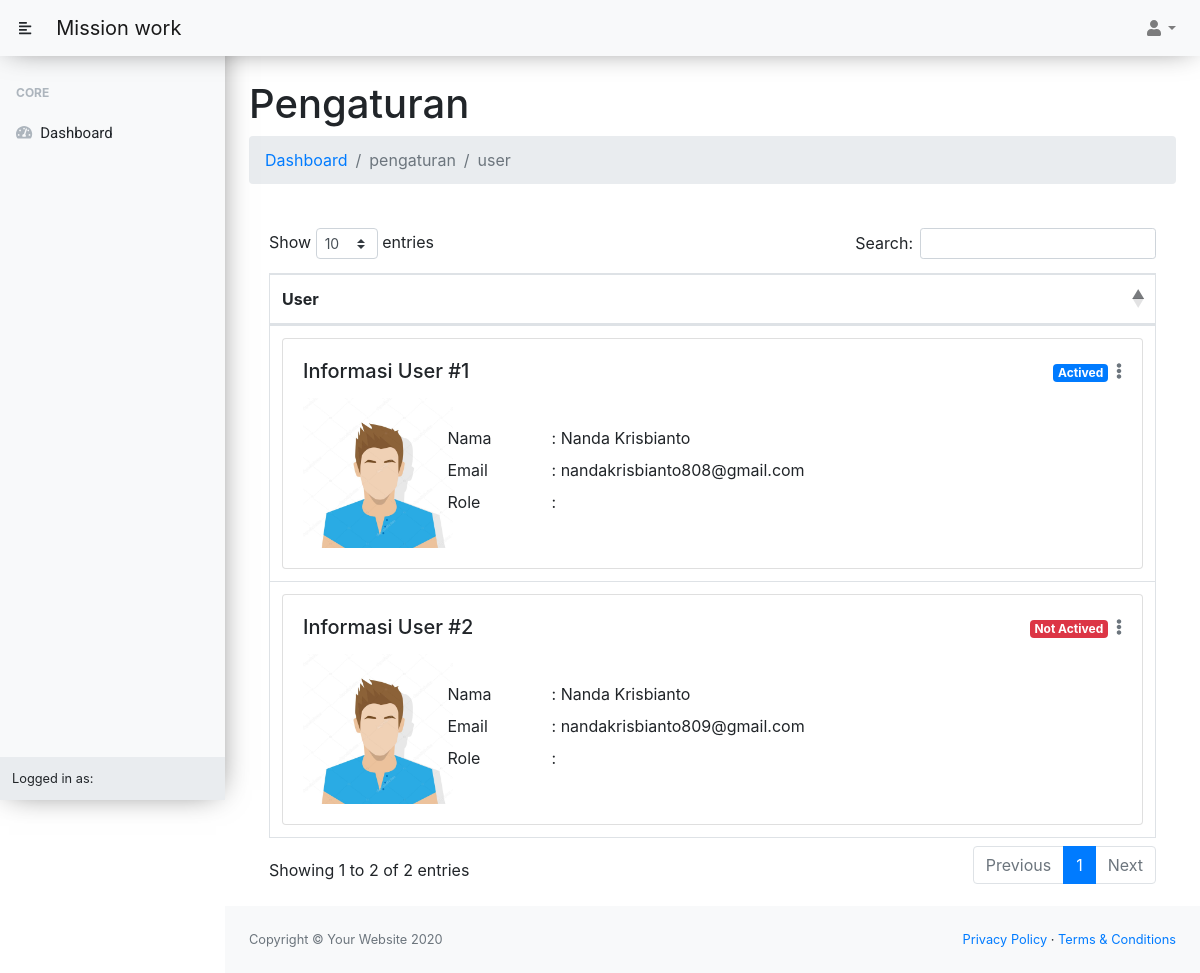
The page /index.php/pengaturan/user on the database its author committed.
### tables this page shows
CREATE TABLE `user` (
  `id` int(11) NOT NULL,
  `nama` varchar(255) NOT NULL,
  `email` varchar(255) NOT NULL,
  `password` varchar(255) NOT NULL,
  `role` varchar(120) NOT NULL,
  `is_active` int(11) NOT NULL
);

### application/controllers/pengaturan/User.php (called while the page is built, shortened)
<?php
class User extends CI_Controller
{
    public function __construct()
    {
        $this->load->library('form_validation');
        $this->load->model('pengaturan/user_model');
    }
    public function index()
    {
        $data['user'] = $this->user_model->read();
        $this->load->view('pengaturan/user/read', $data);
    }
}

### index.php (called while the page is built, shortened)
<?php
require_once BASEPATH.'core/CodeIgniter.php';

### application/models/pengaturan/User_model.php (called while the page is built, shortened)
<?php
class User_model extends CI_Model
{
    public function read()
    {
        return $this->db->get('user')->result();
    }
}

### application/views/pengaturan/user/read.php (the view, shortened to what this page needs)
<div class="card-body">
    <div class="table-responsive">
        <table class="table table-bordered" id="dataTable" width="100%" cellspacing="0">
            <thead>
                <tr>
                    <th>User</th>
                </tr>
            </thead>
            <tbody>
                <?php $i = 1 ?>
                <?php foreach ($user as $list) : ?>
                    <tr>
                        <td>
                            <div class="card">
                                <div class="card-body">
                                    <div class="d-flex">
                                        <div class="mr-auto">
                                            <h5 class="">Informasi User #<?= $i++ ?></h5>
                                        </div>
                                        <div>
                                            <?php if ($list->is_active == 1) : ?>
                                                <p class="badge badge-primary"> Actived</p>
                                            <?php else : ?>
                                                <p class="badge badge-danger">Not Actived</p>
                                            <?php endif; ?>
                                        </div>
                                        <div class="pl-2">
                                            <a href="void:javascript()" class="text-secondary " data-toggle="dropdown"><i class="fa fa-ellipsis-v"></i></a>
                                        </div>
                                    </div>
                                    <div class="row">
                                        <div class="col-lg-3 col-xl-2 col-md-2 col-sm-3">
                                            <img width="150px" src="<?= base_url('assets/') ?>img/default.jpg" alt="" srcset="">
                                        </div>
                                        <div class="col-sm-9 mt-4">
                                            <div class="row p-1">
                                                <div class="col-sm-3 col-lg-2 col-xl-2">Nama</div>
                                                <div class="col">: <?= $list->nama; ?></div>
                                            </div>
                                            <div class="row p-1">
                                                <div class="col-sm-3 col-lg-2 col-xl-2">Email</div>
                                                <div class="col">: <?= $list->email; ?></div>
                                            </div>
                                            <div class="row p-1">
                                                <div class="col-sm-3 col-lg-2 col-xl-2">Role</div>
                                                <div class="col">: <?php echo $list->role == '1' ? 'Super Admin' : '' ?> <?php echo $list->role == '2' ? 'Admin' : '' ?> <?php echo $list->role == '3' ? 'User' : '' ?></div>
                                            </div>
                                        </div>
                                    </div>
                                </div>
                            </div>
                        </td>
                    </tr>
                <?php endforeach; ?>
            </tbody>
        </table>
    </div>
</div>

### rows shown on the page
user: is_active "Actived", nama "Nanda Krisbianto", email "nandakrisbianto808@gmail.com"
user: is_active "Not Actived", nama "Nanda Krisbianto", email "nandakrisbianto809@gmail.com"

### other values the page prints
$this->uri->segment(1) "Pengaturan"
$this->uri->segment(1) "pengaturan"
$this->uri->segment(2) "user"
